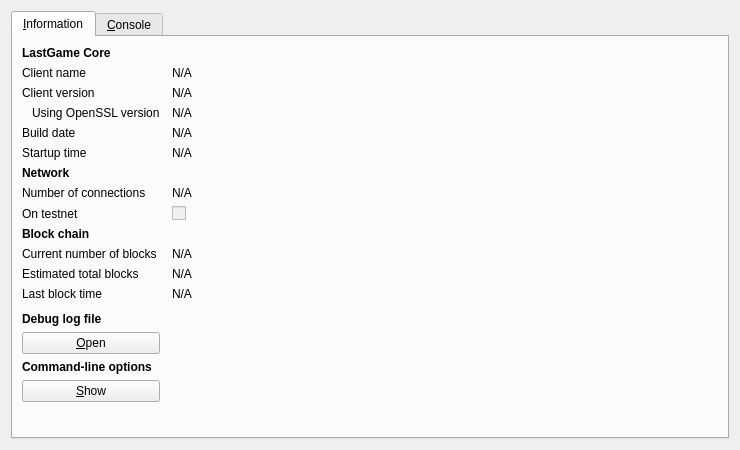
<?xml version="1.0" encoding="UTF-8"?>
<ui version="4.0">
 <class>RPCConsole</class>
 <widget class="QDialog" name="RPCConsole">
  <property name="geometry">
   <rect>
    <x>0</x>
    <y>0</y>
    <width>740</width>
    <height>450</height>
   </rect>
  </property>
  <property name="windowTitle">
   <string>LastGame - Debug window</string>
  </property>
  <layout class="QVBoxLayout" name="verticalLayout_2">
   <item>
    <widget class="QTabWidget" name="tabWidget">
     <property name="currentIndex">
      <number>0</number>
     </property>
     <widget class="QWidget" name="tab_info">
      <attribute name="title">
       <string>&amp;Information</string>
      </attribute>
      <layout class="QGridLayout" name="gridLayout" columnstretch="0,1">
       <property name="horizontalSpacing">
        <number>12</number>
       </property>
       <item row="0" column="0">
        <widget class="QLabel" name="label_9">
         <property name="font">
          <font>
           <weight>75</weight>
           <bold>true</bold>
          </font>
         </property>
         <property name="text">
          <string>LastGame Core</string>
         </property>
        </widget>
       </item>
       <item row="1" column="0">
        <widget class="QLabel" name="label_5">
         <property name="text">
          <string>Client name</string>
         </property>
        </widget>
       </item>
       <item row="1" column="1">
        <widget class="QLabel" name="clientName">
         <property name="cursor">
          <cursorShape>IBeamCursor</cursorShape>
         </property>
         <property name="text">
          <string>N/A</string>
         </property>
         <property name="textFormat">
          <enum>Qt::PlainText</enum>
         </property>
         <property name="textInteractionFlags">
          <set>Qt::LinksAccessibleByMouse|Qt::TextSelectableByKeyboard|Qt::TextSelectableByMouse</set>
         </property>
        </widget>
       </item>
       <item row="2" column="0">
        <widget class="QLabel" name="label_6">
         <property name="text">
          <string>Client version</string>
         </property>
        </widget>
       </item>
       <item row="2" column="1">
        <widget class="QLabel" name="clientVersion">
         <property name="cursor">
          <cursorShape>IBeamCursor</cursorShape>
         </property>
         <property name="text">
          <string>N/A</string>
         </property>
         <property name="textFormat">
          <enum>Qt::PlainText</enum>
         </property>
         <property name="textInteractionFlags">
          <set>Qt::LinksAccessibleByMouse|Qt::TextSelectableByKeyboard|Qt::TextSelectableByMouse</set>
         </property>
        </widget>
       </item>
       <item row="3" column="0">
        <widget class="QLabel" name="label_14">
         <property name="text">
          <string>Using OpenSSL version</string>
         </property>
         <property name="indent">
          <number>10</number>
         </property>
        </widget>
       </item>
       <item row="3" column="1">
        <widget class="QLabel" name="openSSLVersion">
         <property name="cursor">
          <cursorShape>IBeamCursor</cursorShape>
         </property>
         <property name="text">
          <string>N/A</string>
         </property>
         <property name="textFormat">
          <enum>Qt::PlainText</enum>
         </property>
         <property name="textInteractionFlags">
          <set>Qt::LinksAccessibleByMouse|Qt::TextSelectableByKeyboard|Qt::TextSelectableByMouse</set>
         </property>
        </widget>
       </item>
       <item row="4" column="0">
        <widget class="QLabel" name="label_12">
         <property name="text">
          <string>Build date</string>
         </property>
        </widget>
       </item>
       <item row="4" column="1">
        <widget class="QLabel" name="buildDate">
         <property name="cursor">
          <cursorShape>IBeamCursor</cursorShape>
         </property>
         <property name="text">
          <string>N/A</string>
         </property>
         <property name="textFormat">
          <enum>Qt::PlainText</enum>
         </property>
         <property name="textInteractionFlags">
          <set>Qt::LinksAccessibleByMouse|Qt::TextSelectableByKeyboard|Qt::TextSelectableByMouse</set>
         </property>
        </widget>
       </item>
       <item row="5" column="0">
        <widget class="QLabel" name="label_13">
         <property name="text">
          <string>Startup time</string>
         </property>
        </widget>
       </item>
       <item row="5" column="1">
        <widget class="QLabel" name="startupTime">
         <property name="cursor">
          <cursorShape>IBeamCursor</cursorShape>
         </property>
         <property name="text">
          <string>N/A</string>
         </property>
         <property name="textFormat">
          <enum>Qt::PlainText</enum>
         </property>
         <property name="textInteractionFlags">
          <set>Qt::LinksAccessibleByMouse|Qt::TextSelectableByKeyboard|Qt::TextSelectableByMouse</set>
         </property>
        </widget>
       </item>
       <item row="6" column="0">
        <widget class="QLabel" name="label_11">
         <property name="font">
          <font>
           <weight>75</weight>
           <bold>true</bold>
          </font>
         </property>
         <property name="text">
          <string>Network</string>
         </property>
        </widget>
       </item>
       <item row="7" column="0">
        <widget class="QLabel" name="label_7">
         <property name="text">
          <string>Number of connections</string>
         </property>
        </widget>
       </item>
       <item row="7" column="1">
        <widget class="QLabel" name="numberOfConnections">
         <property name="cursor">
          <cursorShape>IBeamCursor</cursorShape>
         </property>
         <property name="text">
          <string>N/A</string>
         </property>
         <property name="textFormat">
          <enum>Qt::PlainText</enum>
         </property>
         <property name="textInteractionFlags">
          <set>Qt::LinksAccessibleByMouse|Qt::TextSelectableByKeyboard|Qt::TextSelectableByMouse</set>
         </property>
        </widget>
       </item>
       <item row="8" column="0">
        <widget class="QLabel" name="label_8">
         <property name="text">
          <string>On testnet</string>
         </property>
        </widget>
       </item>
       <item row="8" column="1">
        <widget class="QCheckBox" name="isTestNet">
         <property name="enabled">
          <bool>false</bool>
         </property>
         <property name="text">
          <string/>
         </property>
        </widget>
       </item>
       <item row="9" column="0">
        <widget class="QLabel" name="label_10">
         <property name="font">
          <font>
           <weight>75</weight>
           <bold>true</bold>
          </font>
         </property>
         <property name="text">
          <string>Block chain</string>
         </property>
        </widget>
       </item>
       <item row="10" column="0">
        <widget class="QLabel" name="label_3">
         <property name="text">
          <string>Current number of blocks</string>
         </property>
        </widget>
       </item>
       <item row="10" column="1">
        <widget class="QLabel" name="numberOfBlocks">
         <property name="cursor">
          <cursorShape>IBeamCursor</cursorShape>
         </property>
         <property name="text">
          <string>N/A</string>
         </property>
         <property name="textFormat">
          <enum>Qt::PlainText</enum>
         </property>
         <property name="textInteractionFlags">
          <set>Qt::LinksAccessibleByMouse|Qt::TextSelectableByKeyboard|Qt::TextSelectableByMouse</set>
         </property>
        </widget>
       </item>
       <item row="11" column="0">
        <widget class="QLabel" name="label_4">
         <property name="text">
          <string>Estimated total blocks</string>
         </property>
        </widget>
       </item>
       <item row="11" column="1">
        <widget class="QLabel" name="totalBlocks">
         <property name="cursor">
          <cursorShape>IBeamCursor</cursorShape>
         </property>
         <property name="text">
          <string>N/A</string>
         </property>
         <property name="textFormat">
          <enum>Qt::PlainText</enum>
         </property>
         <property name="textInteractionFlags">
          <set>Qt::LinksAccessibleByMouse|Qt::TextSelectableByKeyboard|Qt::TextSelectableByMouse</set>
         </property>
        </widget>
       </item>
       <item row="12" column="0">
        <widget class="QLabel" name="label_2">
         <property name="text">
          <string>Last block time</string>
         </property>
        </widget>
       </item>
       <item row="12" column="1">
        <widget class="QLabel" name="lastBlockTime">
         <property name="cursor">
          <cursorShape>IBeamCursor</cursorShape>
         </property>
         <property name="text">
          <string>N/A</string>
         </property>
         <property name="textFormat">
          <enum>Qt::PlainText</enum>
         </property>
         <property name="textInteractionFlags">
          <set>Qt::LinksAccessibleByMouse|Qt::TextSelectableByKeyboard|Qt::TextSelectableByMouse</set>
         </property>
        </widget>
       </item>
       <item row="13" column="0">
        <spacer name="verticalSpacer_2">
         <property name="orientation">
          <enum>Qt::Vertical</enum>
         </property>
         <property name="sizeHint" stdset="0">
          <size>
           <width>20</width>
           <height>20</height>
          </size>
         </property>
        </spacer>
       </item>
       <item row="14" column="0">
        <widget class="QLabel" name="labelDebugLogfile">
         <property name="font">
          <font>
           <weight>75</weight>
           <bold>true</bold>
          </font>
         </property>
         <property name="text">
          <string>Debug log file</string>
         </property>
        </widget>
       </item>
       <item row="15" column="0">
        <widget class="QPushButton" name="openDebugLogfileButton">
         <property name="toolTip">
          <string>Open the LastGame debug log file from the current data directory. This can take a few seconds for large log files.</string>
         </property>
         <property name="text">
          <string>&amp;Open</string>
         </property>
         <property name="autoDefault">
          <bool>false</bool>
         </property>
        </widget>
       </item>
       <item row="16" column="0">
        <widget class="QLabel" name="labelCLOptions">
         <property name="font">
          <font>
           <weight>75</weight>
           <bold>true</bold>
          </font>
         </property>
         <property name="text">
          <string>Command-line options</string>
         </property>
        </widget>
       </item>
       <item row="17" column="0">
        <widget class="QPushButton" name="showCLOptionsButton">
         <property name="toolTip">
          <string>Show the LastGame-Qt help message to get a list with possible LastGame command-line options.</string>
         </property>
         <property name="text">
          <string>&amp;Show</string>
         </property>
         <property name="autoDefault">
          <bool>false</bool>
         </property>
        </widget>
       </item>
       <item row="18" column="0">
        <spacer name="verticalSpacer">
         <property name="orientation">
          <enum>Qt::Vertical</enum>
         </property>
         <property name="sizeHint" stdset="0">
          <size>
           <width>20</width>
           <height>40</height>
          </size>
         </property>
        </spacer>
       </item>
      </layout>
     </widget>
     <widget class="QWidget" name="tab_console">
      <attribute name="title">
       <string>&amp;Console</string>
      </attribute>
      <layout class="QVBoxLayout" name="verticalLayout_3">
       <property name="spacing">
        <number>3</number>
       </property>
       <item>
        <widget class="QTextEdit" name="messagesWidget">
         <property name="minimumSize">
          <size>
           <width>0</width>
           <height>100</height>
          </size>
         </property>
         <property name="readOnly">
          <bool>true</bool>
         </property>
         <property name="tabKeyNavigation" stdset="0">
          <bool>false</bool>
         </property>
         <property name="columnCount" stdset="0">
          <number>2</number>
         </property>
        </widget>
       </item>
       <item>
        <layout class="QHBoxLayout" name="horizontalLayout">
         <property name="spacing">
          <number>3</number>
         </property>
         <item>
          <widget class="QLabel" name="label">
           <property name="text">
            <string notr="true">&gt;</string>
           </property>
          </widget>
         </item>
         <item>
          <widget class="QLineEdit" name="lineEdit"/>
         </item>
         <item>
          <widget class="QPushButton" name="clearButton">
           <property name="maximumSize">
            <size>
             <width>24</width>
             <height>24</height>
            </size>
           </property>
           <property name="toolTip">
            <string>Clear console</string>
           </property>
           <property name="text">
            <string/>
           </property>
           <property name="icon">
            <iconset resource="../bitcoin.qrc">
             <normaloff>:/icons/remove</normaloff>:/icons/remove</iconset>
           </property>
           <property name="shortcut">
            <string notr="true">Ctrl+L</string>
           </property>
           <property name="autoDefault">
            <bool>false</bool>
           </property>
          </widget>
         </item>
        </layout>
       </item>
      </layout>
     </widget>
    </widget>
   </item>
  </layout>
 </widget>
 <resources>
  <include location="../bitcoin.qrc"/>
 </resources>
 <connections/>
</ui>
